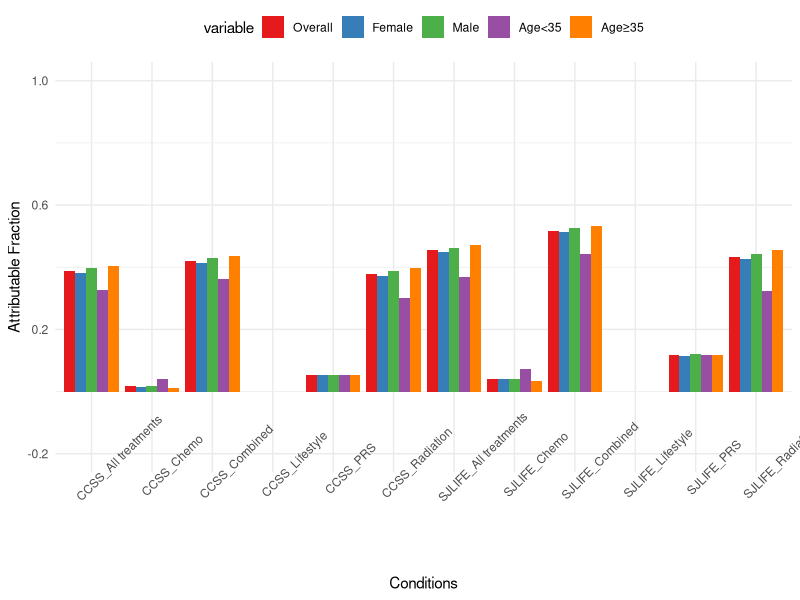

Reproduce this figure in R. (Note: this script raises an error after producing the figure.)
# V17_without_lifestyle_variable
mydf <- read.table(text = "Cohort	SN_types	Variables	Overall	Female	Male	Age<35	Age≥35
SJLIFE	Any SN (605)	Radiation	0.432	0.426	0.441	0.322	0.456
SJLIFE	Any SN (605)	Chemo	0.04	0.041	0.04	0.072	0.034
SJLIFE	Any SN (605)	All treatments	0.454	0.448	0.461	0.368	0.472
SJLIFE	Any SN (605)	PRS	0.118	0.115	0.12	0.117	0.118
SJLIFE	Any SN (605)	Lifestyle	NA	NA	NA	NA	NA
SJLIFE	Any SN (605)	Combined	0.518	0.513	0.526	0.443	0.534
SJLIFE	SMN (462)	Radiation	0.383	0.382	0.383	0.268	0.406
SJLIFE	SMN (462)	Chemo	0.003	0.003	0.003	0.012	0.001
SJLIFE	SMN (462)	All treatments	0.384	0.384	0.383	0.275	0.406
SJLIFE	SMN (462)	PRS	0.115	0.113	0.117	0.113	0.115
SJLIFE	SMN (462)	Lifestyle	NA	NA	NA	NA	NA
SJLIFE	SMN (462)	Combined	0.455	0.454	0.455	0.357	0.474
SJLIFE	NMSC (249)	Radiation	0.392	0.384	0.4	0.31	0.399
SJLIFE	NMSC (249)	Chemo	NA	NA	NA	NA	NA
SJLIFE	NMSC (249)	All treatments	0.392	0.384	0.4	0.31	0.399
SJLIFE	NMSC (249)	PRS	0.428	0.417	0.44	0.421	0.428
SJLIFE	NMSC (249)	Lifestyle	NA	NA	NA	NA	NA
SJLIFE	NMSC (249)	Combined	0.652	0.644	0.662	0.601	0.657
SJLIFE	Breast cancer (76)	Radiation	0.509	0.532	0.486	0.446	0.513
SJLIFE	Breast cancer (76)	Chemo	0.075	0.076	0.075	0.06	0.076
SJLIFE	Breast cancer (76)	All treatments	0.55	0.572	0.53	0.486	0.554
SJLIFE	Breast cancer (76)	PRS	0.27	0.276	0.265	0.269	0.27
SJLIFE	Breast cancer (76)	Lifestyle	NA	NA	NA	NA	NA
SJLIFE	Breast cancer (76)	Combined	0.672	0.689	0.655	0.622	0.675
SJLIFE	Thyroid cancer (86)	Radiation	0.624	0.626	0.622	0.545	0.647
SJLIFE	Thyroid cancer (86)	Chemo	0.2	0.203	0.195	0.312	0.168
SJLIFE	Thyroid cancer (86)	All treatments	0.714	0.716	0.712	0.68	0.724
SJLIFE	Thyroid cancer (86)	PRS	0.52	0.523	0.517	0.525	0.519
SJLIFE	Thyroid cancer (86)	Lifestyle	NA	NA	NA	NA	NA
SJLIFE	Thyroid cancer (86)	Combined	0.862	0.863	0.861	0.844	0.867
SJLIFE	Meningioma (149)	Radiation	0.196	0.176	0.224	0.266	0.183
SJLIFE	Meningioma (149)	Chemo	0.379	0.392	0.361	0.563	0.342
SJLIFE	Meningioma (149)	All treatments	0.501	0.492	0.512	0.704	0.46
SJLIFE	Meningioma (149)	PRS	NA0.125	NA0.116	NA0.137	NA0.13	NA0.124
SJLIFE	Meningioma (149)	Lifestyle	NA	NA	NA	NA	NA
SJLIFE	Meningioma (149)	Combined	0.438	0.433	0.446	0.666	0.393
SJLIFE	Sarcoma (32)	Radiation	NA	NA	NA	NA	NA
SJLIFE	Sarcoma (32)	Chemo	0.367	0.37	0.365	0.319	0.395
SJLIFE	Sarcoma (32)	All treatments	0.367	0.37	0.365	0.319	0.395
SJLIFE	Sarcoma (32)	PRS	0.006	0.006	0.007	0.007	0.006
SJLIFE	Sarcoma (32)	Lifestyle	NA	NA	NA	NA	NA
SJLIFE	Sarcoma (32)	Combined	0.371	0.374	0.369	0.324	0.398
CCSS	Any SN (1611)	Radiation	0.378	0.372	0.387	0.3	0.397
CCSS	Any SN (1611)	Chemo	0.017	0.016	0.018	0.04	0.011
CCSS	Any SN (1611)	All treatments	0.389	0.383	0.399	0.328	0.404
CCSS	Any SN (1611)	PRS	0.053	0.052	0.053	0.052	0.053
CCSS	Any SN (1611)	Lifestyle	NA	NA	NA	NA	NA
CCSS	Any SN (1611)	Combined	0.421	0.415	0.43	0.363	0.435
CCSS	SMN (762)	Radiation	0.268	0.269	0.265	0.171	0.293
CCSS	SMN (762)	Chemo	0.023	0.023	0.023	0.055	0.015
CCSS	SMN (762)	All treatments	0.287	0.288	0.286	0.217	0.305
CCSS	SMN (762)	PRS	0.056	0.056	0.057	0.055	0.056
CCSS	SMN (762)	Lifestyle	NA	NA	NA	NA	NA
CCSS	SMN (762)	Combined	0.327	0.328	0.326	0.26	0.344
CCSS	NMSC (769)	Radiation	0.375	0.371	0.381	0.299	0.387
CCSS	NMSC (769)	Chemo	NA	NA	NA	NA	NA
CCSS	NMSC (769)	All treatments	0.375	0.371	0.381	0.299	0.387
CCSS	NMSC (769)	PRS	0.289	0.291	0.287	0.29	0.289
CCSS	NMSC (769)	Lifestyle	NA	NA	NA	NA	NA
CCSS	NMSC (769)	Combined	0.557	0.555	0.558	0.504	0.565
CCSS	Breast cancer (294)	Radiation	0.469	0.474	0.464	0.374	0.476
CCSS	Breast cancer (294)	Chemo	0.132	0.125	0.14	0.174	0.129
CCSS	Breast cancer (294)	All treatments	0.555	0.556	0.554	0.484	0.56
CCSS	Breast cancer (294)	PRS	0.319	0.318	0.32	0.316	0.319
CCSS	Breast cancer (294)	Lifestyle	NA	NA	NA	NA	NA
CCSS	Breast cancer (294)	Combined	0.697	0.698	0.697	0.646	0.701
CCSS	Thyroid cancer (163)	Radiation	0.448	0.448	0.448	0.345	0.484
CCSS	Thyroid cancer (163)	Chemo	0.041	0.041	0.042	0.096	0.022
CCSS	Thyroid cancer (163)	All treatments	0.473	0.472	0.474	0.405	0.497
CCSS	Thyroid cancer (163)	PRS	0.352	0.356	0.346	0.347	0.354
CCSS	Thyroid cancer (163)	Lifestyle	NA	NA	NA	NA	NA
CCSS	Thyroid cancer (163)	Combined	0.659	0.659	0.658	0.613	0.675
CCSS	Meningioma (255)	Radiation	0.365	0.333	0.411	0.385	0.359
CCSS	Meningioma (255)	Chemo	0.076	0.071	0.084	0.16	0.048
CCSS	Meningioma (255)	All treatments	0.418	0.387	0.462	0.487	0.394
CCSS	Meningioma (255)	PRS	0.027	0.026	0.027	0.031	0.025
CCSS	Meningioma (255)	Lifestyle	NA	NA	NA	NA	NA
CCSS	Meningioma (255)	Combined	0.433	0.402	0.477	0.503	0.41
CCSS	Sarcoma (60)	Radiation	NA	NA	NA	NA	NA
CCSS	Sarcoma (60)	Chemo	0.328	0.313	0.345	0.316	0.333
CCSS	Sarcoma (60)	All treatments	0.328	0.313	0.345	0.316	0.333
CCSS	Sarcoma (60)	PRS	0.024	0.027	0.022	0.021	0.025
CCSS	Sarcoma (60)	Lifestyle	NA	NA	NA	NA	NA
CCSS	Sarcoma (60)	Combined	0.345	0.331	0.36	0.331	0.35
", header = T, sep = "\t", check.names = F)




# df <-  mydf
# df_subset <- df[df$SN_Types == "Any SN (303)",]

# df_subset <- df[, c("SN_Types", "Variables", "Overall_all_lifestyles", "Female_all_lifestyles", "Male_all_lifestyles")]
# df_subset <- df[, c("SN_Types", "Variables", "Overall_all_lifestyles")]

df_subset <- mydf[grepl("Any SN", mydf$SN_types),]
df_subset$Cohort <- paste(df_subset$Cohort, df_subset$Variables, sep = "_")

# Melt the data to long format
library(reshape2)
df_melted <- melt(df_subset, id.vars = c("SN_types", "Cohort", "Variables"))
df_melted$value <- as.numeric(df_melted$value)

library(RColorBrewer)

# Define the number of colors you need (corresponding to the number of variables)
num_colors <- length(unique(df_melted$variable))
color_palette <- brewer.pal(num_colors, "Set1")
# Create a grouped bar plot using ggplot2
library(ggplot2)
ggplot(df_melted, aes(x = Cohort, y = value, fill = variable)) +
  geom_bar(stat = "identity", position = "dodge") +
  labs(x = "Conditions", y = "Attributable Fraction") +
  # facet_wrap(~SN_types, scales = "free_y", ncol = 1) +
  theme_minimal() +
  theme(legend.position = "top", axis.text.x = element_text(angle = 45, hjust = 0.2)) +
  scale_y_continuous(limits = c(-0.2, 1), breaks = seq(-0.2, 1, 0.4)) +
scale_fill_manual(values = color_palette)


###########
ggplot(df_melted, aes(x = Variables, y = value, fill = variable)) +
  geom_bar(stat = "identity", position = "group") +
  geom_text(aes(label = ifelse(value >= 0, round(value, 2), paste0("(", round(value, 2), ")"))),
            position = position_stack(vjust = 0.5), color = "black", size = 3) +
  labs(x = "Conditions", y = "Attributable Fraction") +
  facet_wrap(~ SN_types, scales = "free_y", ncol = 1) +
  theme_minimal() +
  theme(legend.position = "top", axis.text.x = element_text(angle = 45, hjust = 0.2)) +
  scale_y_continuous(limits = c(-1, 1), breaks = seq(-1, 1, 0.2)) +
  theme(axis.text.x = element_text(angle = 45, hjust = 1))

#########################
























mydf <- read.table(text="Variables	Overall	Female	Male	Age<35	Age≥35	Overall	Female	Male	Age<35	Age≥35	Overall	Female	Male	Age<35	Age≥35	Overall	Female	Male	Age<35	Age≥35	Overall	Female	Male	Age<35	Age≥35	Overall	Female	Male	Age<35	Age≥35
Radiation	0.435	0.424	0.449	0.345	0.455	0.438	0.428	0.45	0.347	0.458	0.438	0.429	0.449	0.346	0.458	0.439	0.43	0.45	0.347	0.459	0.439	0.43	0.451	0.347	0.46	0.439	0.428	0.452	0.347	0.459
Chemo	0.034	0.034	0.034	0.06	0.028	0.035	0.035	0.035	0.062	0.029	0.036	0.036	0.036	0.064	0.029	0.036	0.036	0.036	0.065	0.03	0.036	0.036	0.036	0.065	0.03	0.036	0.037	0.036	0.064	0.03
All treatments	0.453	0.443	0.465	0.381	0.469	0.456	0.448	0.466	0.384	0.472	0.456	0.449	0.466	0.384	0.472	0.457	0.45	0.467	0.386	0.473	0.458	0.45	0.468	0.386	0.474	0.458	0.449	0.469	0.386	0.474
PRS	0.184	0.182	0.187	0.187	0.184	0.184	0.181	0.187	0.186	0.183	0.18	0.177	0.182	0.181	0.179	0.18	0.177	0.183	0.182	0.179	0.179	0.177	0.182	0.181	0.179	0.18	0.178	0.183	0.182	0.18
Lifestyle	0.213	0.207	0.22	0.218	0.212	-0.041	-0.043	-0.039	-0.03	-0.044	-0.024	-0.02	-0.029	-0.023	-0.024	0.027	0.03	0.022	0.024	0.027	0.001	0.001	0.001	0.001	0.002	0.267	0.262	0.275	0.271	0.267
Combined	0.648	0.64	0.658	0.602	0.658	0.538	0.53	0.548	0.48	0.551	0.543	0.538	0.55	0.483	0.557	0.568	0.563	0.574	0.508	0.581	0.557	0.55	0.566	0.497	0.57	0.675	0.668	0.685	0.633	0.685
Radiation	0.376	0.374	0.379	0.266	0.402	0.378	0.378	0.377	0.266	0.404	0.378	0.38	0.377	0.266	0.405	0.378	0.38	0.376	0.266	0.404	0.382	0.382	0.382	0.269	0.408	0.378	0.377	0.38	0.267	0.404
Chemo	0.027	0.026	0.027	0.043	0.023	0.03	0.029	0.031	0.049	0.026	0.031	0.03	0.032	0.05	0.026	0.03	0.029	0.031	0.049	0.025	0.03	0.029	0.031	0.049	0.025	0.031	0.031	0.032	0.051	0.027
All treatments	0.394	0.392	0.395	0.298	0.416	0.398	0.399	0.396	0.302	0.42	0.399	0.401	0.396	0.303	0.421	0.398	0.4	0.395	0.302	0.42	0.401	0.402	0.4	0.305	0.424	0.399	0.398	0.4	0.304	0.421
PRS	0.15	0.147	0.154	0.148	0.151	0.151	0.148	0.154	0.149	0.151	0.147	0.145	0.15	0.145	0.148	0.148	0.146	0.151	0.146	0.149	0.147	0.145	0.15	0.145	0.148	0.147	0.145	0.15	0.145	0.148
Lifestyle	0.284	0.277	0.292	0.287	0.283	-0.032	-0.032	-0.031	-0.025	-0.033	-0.011	-0.009	-0.013	-0.01	-0.011	0.063	0.073	0.052	0.055	0.065	-0.046	-0.047	-0.045	-0.032	-0.049	0.354	0.347	0.364	0.36	0.353
Combined	0.63	0.628	0.633	0.569	0.645	0.472	0.473	0.471	0.389	0.492	0.482	0.484	0.479	0.397	0.502	0.52	0.526	0.512	0.435	0.54	0.466	0.467	0.465	0.385	0.485	0.67	0.668	0.674	0.618	0.682
Radiation	0.276	0.273	0.28	0.24	0.28	0.275	0.28	0.268	0.243	0.278	0.263	0.26	0.267	0.235	0.266	0.277	0.28	0.273	0.243	0.28	0.278	0.287	0.267	0.248	0.282	0.273	0.279	0.266	0.243	0.277
Chemo	-	-	-	-	-	-	-	-	-	-	-	-	-	-	-	-	-	-	-	-	-	-	-	-	-	-	-	-	-	-
All treatments	0.276	0.273	0.28	0.24	0.28	0.275	0.28	0.268	0.243	0.278	0.263	0.26	0.267	0.235	0.266	0.277	0.28	0.273	0.243	0.28	0.278	0.287	0.267	0.248	0.282	0.273	0.279	0.266	0.243	0.277
PRS	0.437	0.423	0.456	0.442	0.437	0.416	0.401	0.435	0.419	0.416	0.44	0.426	0.458	0.446	0.439	0.418	0.404	0.437	0.42	0.418	0.413	0.397	0.432	0.414	0.412	0.417	0.403	0.436	0.419	0.417
Lifestyle	-0.49	-0.437	-0.557	-0.398	-0.5	0.015	0.016	0.013	0.013	0.015	-0.151	-0.111	-0.201	-0.103	-0.156	-0.064	-0.067	-0.059	-0.051	-0.065	-0.076	-0.077	-0.074	-0.055	-0.078	-0.071	-0.069	-0.074	-0.071	-0.072
Combined	0.398	0.405	0.388	0.405	0.397	0.586	0.58	0.594	0.566	0.588	0.528	0.533	0.522	0.527	0.528	0.556	0.547	0.568	0.54	0.558	0.549	0.542	0.557	0.535	0.55	0.55	0.544	0.558	0.529	0.552
Radiation	0.486	0.507	0.468	0.432	0.489	0.491	0.515	0.468	0.432	0.495	0.493	0.517	0.47	0.423	0.498	0.494	0.516	0.473	0.427	0.498	0.49	0.515	0.466	0.421	0.494	0.494	0.516	0.473	0.426	0.498
Chemo	0.074	0.076	0.072	0.058	0.075	0.054	0.057	0.051	0.04	0.055	0.057	0.058	0.055	0.048	0.057	0.058	0.059	0.056	0.05	0.058	0.057	0.058	0.056	0.05	0.058	0.048	0.049	0.047	0.038	0.049
All treatments	0.526	0.546	0.51	0.471	0.53	0.521	0.544	0.499	0.461	0.524	0.524	0.547	0.502	0.455	0.528	0.525	0.547	0.505	0.459	0.529	0.521	0.545	0.498	0.453	0.525	0.52	0.542	0.499	0.452	0.524
PRS	0.198	0.193	0.203	0.216	0.197	0.197	0.19	0.203	0.214	0.196	0.164	0.158	0.169	0.171	0.163	0.163	0.156	0.17	0.174	0.163	0.16	0.154	0.165	0.169	0.159	0.158	0.154	0.163	0.166	0.158
Lifestyle	0.112	0.058	0.157	0.194	0.107	-0.242	-0.262	-0.223	-0.192	-0.245	-0.055	-0.049	-0.061	-0.066	-0.054	-0.114	-0.139	-0.092	-0.083	-0.116	-0.071	-0.066	-0.076	-0.057	-0.072	0.374	0.366	0.381	0.377	0.374
Combined	0.661	0.657	0.664	0.652	0.662	0.524	0.537	0.511	0.48	0.526	0.581	0.602	0.562	0.519	0.585	0.56	0.569	0.551	0.512	0.563	0.567	0.588	0.548	0.516	0.571	0.748	0.756	0.741	0.714	0.75
Radiation	0.608	0.632	0.58	0.545	0.625	0.611	0.633	0.586	0.555	0.627	0.608	0.629	0.584	0.548	0.625	0.61	0.631	0.586	0.552	0.627	0.609	0.63	0.584	0.55	0.626	0.608	0.629	0.584	0.546	0.626
Chemo	0.254	0.256	0.252	0.377	0.22	0.25	0.251	0.249	0.368	0.216	0.244	0.245	0.243	0.36	0.211	0.254	0.256	0.251	0.378	0.218	0.248	0.249	0.248	0.366	0.214	0.245	0.248	0.243	0.361	0.213
All treatments	0.731	0.747	0.712	0.711	0.736	0.73	0.746	0.713	0.714	0.735	0.725	0.74	0.708	0.703	0.731	0.732	0.747	0.716	0.716	0.737	0.728	0.743	0.711	0.709	0.733	0.726	0.741	0.71	0.704	0.732
PRS	0.581	0.579	0.582	0.591	0.578	0.575	0.575	0.576	0.587	0.572	0.568	0.567	0.57	0.576	0.566	0.572	0.57	0.575	0.582	0.57	0.571	0.569	0.573	0.58	0.568	0.565	0.565	0.565	0.572	0.563
Lifestyle	0.295	0.282	0.31	0.298	0.294	0.124	0.128	0.119	0.119	0.125	-0.063	-0.057	-0.071	-0.067	-0.062	-0.158	-0.191	-0.121	-0.123	-0.168	-0.054	-0.053	-0.055	-0.039	-0.058	0.419	0.416	0.423	0.418	0.419
Combined	0.921	0.924	0.919	0.915	0.923	0.901	0.906	0.895	0.892	0.904	0.873	0.88	0.866	0.861	0.877	0.868	0.871	0.865	0.861	0.87	0.877	0.883	0.87	0.868	0.88	0.93	0.933	0.927	0.924	0.932
Radiation	0.186	0.149	0.23	0.281	0.172	0.189	0.154	0.23	0.28	0.175	0.187	0.152	0.228	0.278	0.174	0.19	0.155	0.233	0.275	0.178	0.188	0.151	0.233	0.274	0.176	0.188	0.154	0.229	0.272	0.176
Chemo	0.34	0.344	0.334	0.501	0.316	0.341	0.345	0.336	0.506	0.317	0.339	0.342	0.335	0.497	0.316	0.341	0.343	0.338	0.506	0.317	0.337	0.342	0.331	0.496	0.314	0.338	0.34	0.336	0.503	0.314
All treatments	0.471	0.449	0.498	0.673	0.442	0.474	0.454	0.498	0.68	0.444	0.469	0.449	0.494	0.671	0.44	0.474	0.451	0.501	0.678	0.444	0.469	0.448	0.495	0.67	0.44	0.468	0.446	0.494	0.671	0.438
PRS	-0.118	-0.113	-0.125	-0.118	-0.119	-0.114	-0.108	-0.121	-0.112	-0.114	-0.118	-0.113	-0.125	-0.116	-0.119	-0.111	-0.104	-0.119	-0.108	-0.111	-0.12	-0.113	-0.128	-0.117	-0.12	-0.116	-0.108	-0.124	-0.114	-0.116
Lifestyle	0.257	0.254	0.261	0.272	0.255	-0.088	-0.08	-0.098	-0.068	-0.091	-0.168	-0.134	-0.208	-0.139	-0.172	-0.106	-0.123	-0.087	-0.089	-0.109	0.139	0.133	0.145	0.101	0.144	0.333	0.328	0.34	0.335	0.333
Combined	0.559	0.543	0.578	0.729	0.534	0.362	0.345	0.383	0.612	0.325	0.306	0.303	0.309	0.576	0.266	0.357	0.324	0.396	0.612	0.32	0.488	0.467	0.512	0.666	0.462	0.605	0.588	0.625	0.755	0.583
", header = T, check.names = F)


# Get the current column names
current_names <- colnames(mydf)[-1]

# Append the variable names in a cyclical manner to the first five columns
variable_names <- c("all_lifestyles", "smoking", "drinking", "physical_activity", "obesity", "diet")
new_names <- rep(variable_names, each = 5)

# Set the new unique column names to your data frame
colnames(mydf)[-1] <- paste(current_names, new_names, sep = "_")

sn_vars <- c("Any SN (303)", "SMN (234)", "NMSC (118)", "Breast cancer (53)", "Thyroid cancer (43)", "Meningioma (81)")
mydf$SN_Types <- rep(sn_vars, each = 6)

mydf[mydf == "-"] <- NA

mydf[!grepl("Variables|SN_Types", colnames(mydf))] <- sapply(mydf[!grepl("Variables|SN_Types", colnames(mydf))], as.numeric)

df <-  mydf


df_subset <- df[df$SN_Types == "Any SN (303)",]

df_subset <- df[, c("SN_Types", "Variables", "Overall_all_lifestyles", "Female_all_lifestyles", "Male_all_lifestyles")]
df_subset <- df[, c("SN_Types", "Variables", "Overall_all_lifestyles")]



# Melt the data to long format
library(reshape2)
df_melted <- melt(df_subset, id.vars = c("SN_Types", "Variables"))

# Create a grouped bar plot using ggplot2
library(ggplot2)
ggplot(df_melted, aes(x = Variables, y = value, fill = variable)) +
  geom_bar(stat = "identity", position = "dodge") +
  labs(x = "Conditions", y = "Attributable Fraction") +
  facet_wrap(~SN_Types, scales = "free_y", ncol = 1) +
  theme_minimal() +
  theme(legend.position = "top", axis.text.x = element_text(angle = 45, hjust = 1)) +
  scale_y_continuous(limits = c(-1, 1), breaks = seq(-1, 1, 0.4))











# Plot the bar plot
ggplot(mydf, aes(x = Variables, y = Overall_all_lifestyles, fill = SN_Types)) +
  geom_bar(stat = "identity", position = "dodge") +
  labs(x = "Variables", y = "Attributable Fraction", title = "Attributable Fraction for Different Variables Across Subsequent Neoplasms") +
  theme(axis.text.x = element_text(angle = 45, hjust = 1)) +
  scale_fill_discrete(name = "Subsequent Neoplasms") +
theme(axis.text.x = element_text(angle = 45, hjust = 1))


ggplot(mydf, aes(x = Variables, y = Overall_all_lifestyles, fill = SN_Types)) +
  geom_bar(stat = "identity") +
  facet_wrap(~ SN_Types, scales = "free") +
  # scale_fill_discrete(name = "Subsequent Neoplasms") +
  theme(axis.text.x = element_text(angle = 45, hjust = 1))


# Reshape the dataframe to long format
mydf_long <- pivot_longer(mydf, cols = -c(Variables, SN_Types), names_to = "Lifestyle", values_to = "Attributable_Fraction")

# Plot the bar plot
ggplot(mydf_long, aes(x = Variables, y = Attributable_Fraction, fill = SN_Types)) +
  geom_bar(stat = "identity", position = "dodge") +
  facet_wrap(~Lifestyle, scales = "free", ncol = 3) +
  labs(x = "Variables", y = "Attributable Fraction", title = "Attributable Fraction for Different Variables Across Subsequent Neoplasms") +
  theme(axis.text.x = element_text(angle = 45, hjust = 1)) +
  scale_fill_discrete(name = "Subsequent Neoplasms")






